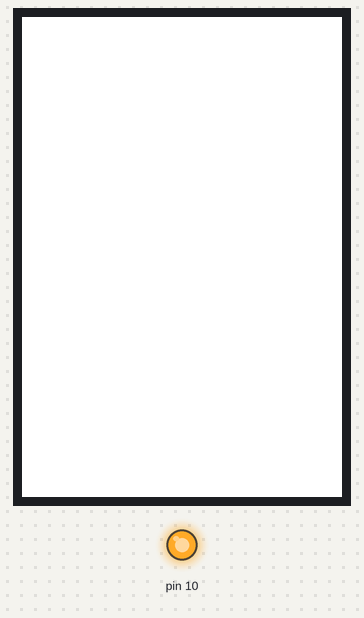
A sketch run on a simulated Arduino Uno, built with avr-gcc and run on an emulated ATmega328P. On the bench: 320×480 colour display, output pins drawn as LEDs (lit = HIGH).

Above: at 0.2 s.
At 0.9 s:
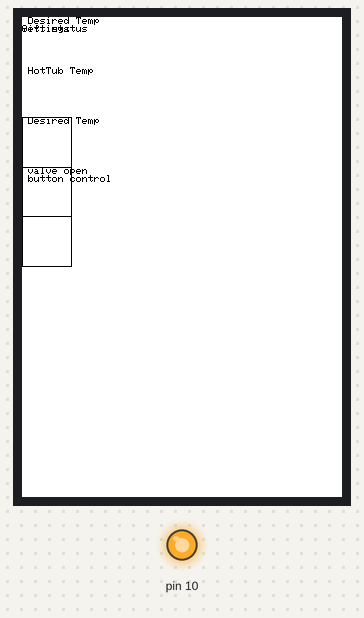

The sketch:

working.ino
```cpp
#include <Arduino.h>
#include <SPI.h>
#include <Adafruit_GFX.h>
#include <Waveshare_ILI9486.h>

// Assign human-readable names to some common 16-bit color values:
#define BLACK 0x0000
#define BLUE 0x001F
#define RED 0xF800
#define GREEN 0x07E0
#define CYAN 0x07FF
#define MAGENTA 0xF81F
#define YELLOW 0xFFE0
#define WHITE 0xFFFF

namespace
{
    Waveshare_ILI9486 Waveshield;

    //  Provide an alias so I don't have to search-and-replace all the code below.
    Adafruit_GFX &tft = Waveshield;

    //
    //  This is all copied from the original 'Waveshare _ILI9486' project.
    unsigned long testFillScreen();
    unsigned long testText();
    unsigned long testRects(uint16_t color);

    uint16_t color565(uint8_t r, uint8_t g, uint8_t b)
    {
        return ((r & 0xF8) << 8) | ((g & 0xFC) << 3) | ((b & 0xF8) >> 3);
    }

    typedef struct
    {
        PGM_P msg;
        uint32_t ms;
    } TEST;
    TEST result[12];

#define RUNTEST(n, str, test)      \
    {                              \
        result[n].msg = PSTR(str); \
        result[n].ms = test;       \
        delay(500);                \
    }
    void runtests(void)
    {
        uint8_t i, len = 24;
        uint32_t total;
        RUNTEST(0, "FillScreen               ", testFillScreen());
        yield();
        RUNTEST(1, "Text                     ", testText());
        yield();
    }
    // Standard Adafruit tests.  will adjust to screen size

    unsigned long testFillScreen()
    {
        unsigned long start = micros();
        //  tft.fillScreen(BLACK);
        //  tft.fillScreen(RED);
        //  tft.fillScreen(GREEN);
        // tft.fillScreen(BLUE);
        tft.fillScreen(WHITE);
        return micros() - start;
    }

    unsigned long testText()
    {
        unsigned long start;
        start = micros();
        tft.setCursor(0, 0);
        tft.setTextColor(BLACK);
        tft.setTextSize(1);
        tft.print(" Desired Temp");

        tft.setCursor(400, 0);
         tft.drawRect(400 , 0, 50, 100, BLACK);
        tft.setTextColor(BLACK);
        tft.setTextSize(1);
        tft.print("Settings");

        tft.setCursor(450, 0);
        tft.setTextColor(BLACK);
        tft.setTextSize(1);
        tft.println("wifi status");

        tft.setCursor(0, 50);
        tft.setTextColor(BLACK);
        tft.setTextSize(1);
        tft.print(" HotTub Temp");

        tft.setCursor(0, 100);
        tft.drawRect(0 , 100, 50, 100, BLACK);
        tft.setTextColor(BLACK);
        tft.setTextSize(1);
        tft.print(" Desired Temp");

        tft.setCursor(0, 150);
         tft.drawRect(0 , 150, 50, 100, BLACK);
        tft.setTextColor(BLACK);
        tft.setTextSize(1);
        tft.print(" valve open");

        tft.setCursor(400, 150);
         tft.drawRect(400 , 150, 50, 100, BLACK);
        tft.setTextColor(BLACK);
        tft.setTextSize(1);
        tft.print(" button control");
        return micros() - start;
    }

}

void setup()
{
    Serial.begin(115200);
    while (!Serial)
        ;

    SPI.begin();
    Waveshield.begin();
}

// the loop function runs over and over again until power down or reset
void loop()
{
    //  Run the Adafruit tests.
    //  We'll run using a different rotation to show that everything works!
     //  Get raw touchscreen values.
    TSPoint p = Waveshield.getPoint();

    //  Remaps raw touchscreen values to screen co-ordinates.  Automatically handles
    //  rotation!
    Waveshield.normalizeTsPoint(p);

    //  Now that we have a point in screen co-ordinates, draw something there.
    Waveshield.fillCircle(p.x, p.y, 3, BLUE);
    tft.setRotation(0);
    runtests();
}
```

Measured:
- what the display in image 1 shows lasts 0.5 s, from 0.8 s to 1.3 s
